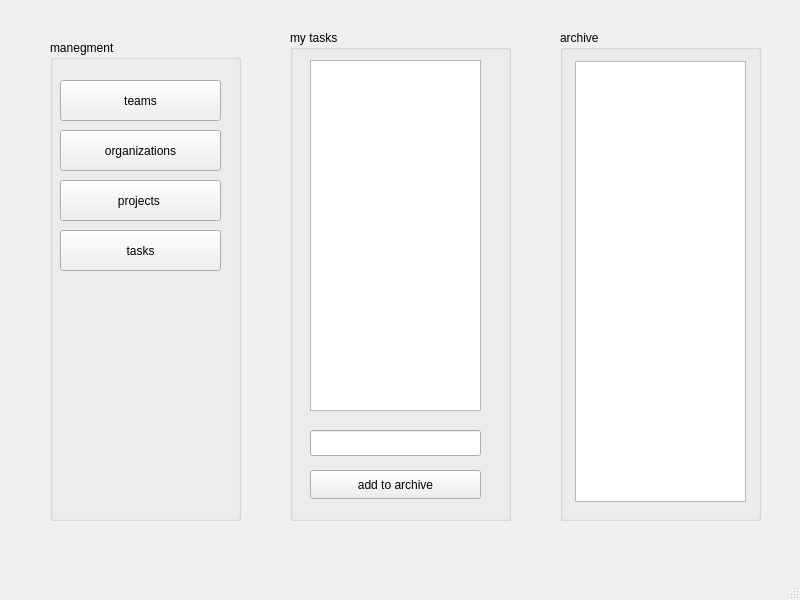
<?xml version="1.0" encoding="UTF-8"?>
<ui version="4.0">
 <class>firstpage</class>
 <widget class="QMainWindow" name="firstpage">
  <property name="geometry">
   <rect>
    <x>0</x>
    <y>0</y>
    <width>800</width>
    <height>600</height>
   </rect>
  </property>
  <property name="windowTitle">
   <string>MainWindow</string>
  </property>
  <widget class="QWidget" name="centralwidget">
   <widget class="QGroupBox" name="ptivate_tasks_group">
    <property name="geometry">
     <rect>
      <x>290</x>
      <y>30</y>
      <width>221</width>
      <height>491</height>
     </rect>
    </property>
    <property name="title">
     <string>my tasks</string>
    </property>
    <widget class="QListWidget" name="listWidget">
     <property name="geometry">
      <rect>
       <x>20</x>
       <y>30</y>
       <width>171</width>
       <height>351</height>
      </rect>
     </property>
    </widget>
    <widget class="QPushButton" name="pushButton">
     <property name="geometry">
      <rect>
       <x>20</x>
       <y>440</y>
       <width>171</width>
       <height>29</height>
      </rect>
     </property>
     <property name="text">
      <string>add to archive</string>
     </property>
    </widget>
    <widget class="QLineEdit" name="lineEdit">
     <property name="geometry">
      <rect>
       <x>20</x>
       <y>400</y>
       <width>171</width>
       <height>26</height>
      </rect>
     </property>
    </widget>
   </widget>
   <widget class="QGroupBox" name="groupBox">
    <property name="geometry">
     <rect>
      <x>50</x>
      <y>40</y>
      <width>191</width>
      <height>481</height>
     </rect>
    </property>
    <property name="title">
     <string>manegment</string>
    </property>
    <widget class="QPushButton" name="pushButton_2">
     <property name="geometry">
      <rect>
       <x>10</x>
       <y>40</y>
       <width>161</width>
       <height>41</height>
      </rect>
     </property>
     <property name="text">
      <string>teams</string>
     </property>
    </widget>
    <widget class="QPushButton" name="pushButton_3">
     <property name="geometry">
      <rect>
       <x>10</x>
       <y>90</y>
       <width>161</width>
       <height>41</height>
      </rect>
     </property>
     <property name="text">
      <string>organizations</string>
     </property>
    </widget>
    <widget class="QPushButton" name="pushButton_4">
     <property name="geometry">
      <rect>
       <x>10</x>
       <y>140</y>
       <width>161</width>
       <height>41</height>
      </rect>
     </property>
     <property name="text">
      <string>projects </string>
     </property>
    </widget>
    <widget class="QPushButton" name="pushButton_5">
     <property name="geometry">
      <rect>
       <x>10</x>
       <y>190</y>
       <width>161</width>
       <height>41</height>
      </rect>
     </property>
     <property name="text">
      <string>tasks</string>
     </property>
    </widget>
   </widget>
   <widget class="QGroupBox" name="groupBox_2">
    <property name="geometry">
     <rect>
      <x>560</x>
      <y>30</y>
      <width>201</width>
      <height>491</height>
     </rect>
    </property>
    <property name="title">
     <string>archive </string>
    </property>
    <widget class="QListView" name="listView">
     <property name="geometry">
      <rect>
       <x>15</x>
       <y>31</y>
       <width>171</width>
       <height>441</height>
      </rect>
     </property>
    </widget>
   </widget>
  </widget>
  <widget class="QMenuBar" name="menubar">
   <property name="geometry">
    <rect>
     <x>0</x>
     <y>0</y>
     <width>800</width>
     <height>26</height>
    </rect>
   </property>
  </widget>
  <widget class="QStatusBar" name="statusbar"/>
 </widget>
 <resources/>
 <connections/>
</ui>
